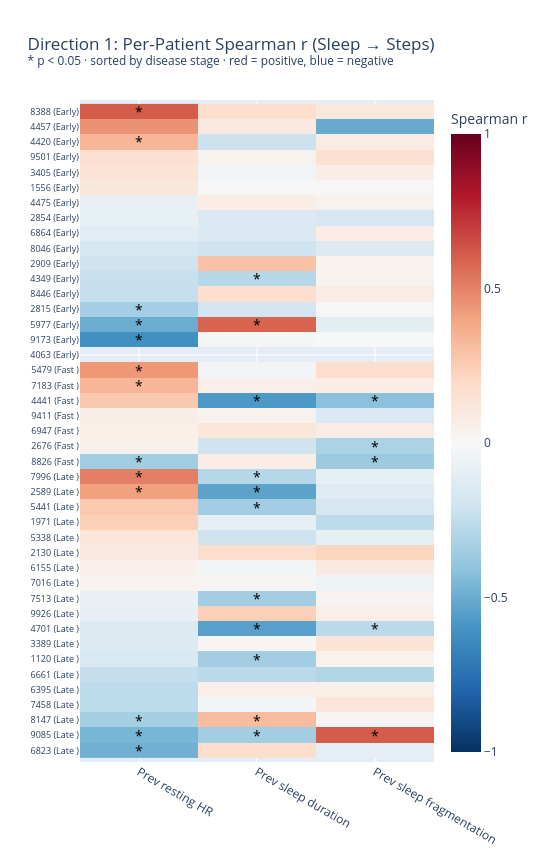

Source (notebook cell):
### Code cell
# ── Per-patient Spearman r: sleep metrics → daily_steps_z ─────────────────────
D1_PAIRS = [
    ('resting_hr',               'Prev resting\nHR'),
    ('sum_sleep_minute',         'Prev sleep\nduration'),
    ('sleep_fragmentation_min',  'Prev sleep\nfragmentation'),
]

rows_d1 = []
for pid in sorted(daily['id'].unique()):
    pat = daily[daily['id'] == pid]
    disease = pat['disease_type'].iloc[0]
    n       = len(pat)
    row     = {'id': pid, 'disease_type': disease, 'n': n}
    for src_col, label in D1_PAIRS:
        sub = pat[['daily_steps_z', src_col]].dropna()
        if len(sub) >= 10:
            r, p = spearmanr(sub[src_col], sub['daily_steps_z'])
        else:
            r, p = np.nan, np.nan
        row[f'r_{src_col}']   = r
        row[f'sig_{src_col}'] = '*' if (not np.isnan(p) and p < 0.05) else ''
    rows_d1.append(row)

corr_d1 = pd.DataFrame(rows_d1)
corr_d1['disease_ord'] = corr_d1['disease_type'].map(
    {d: i for i, d in enumerate(DISEASE_ORDER)}
)
corr_d1 = corr_d1.sort_values(['disease_ord', 'r_resting_hr'], ascending=[True, False])

r_cols     = [f'r_{c}' for c, _ in D1_PAIRS]
labels     = [l for _, l in D1_PAIRS]
r_matrix   = corr_d1[r_cols].values
sig_matrix = corr_d1[[f'sig_{c}' for c, _ in D1_PAIRS]].values

y_labels = [
    f"{row['id']} ({str(row['disease_type'])[:5]})"
    for _, row in corr_d1.iterrows()
]

fig = px.imshow(
    r_matrix,
    x=labels,
    y=y_labels,
    color_continuous_scale='RdBu_r',
    color_continuous_midpoint=0,
    range_color=[-1, 1],
    title='Direction 1: Per-Patient Spearman r (Sleep → Steps)<br>'
          '<sup>* p < 0.05 · sorted by disease stage · red = positive, blue = negative</sup>',
    aspect='auto',
    height=max(500, len(corr_d1) * 20),
    width=550,
)
for i in range(r_matrix.shape[0]):
    for j in range(r_matrix.shape[1]):
        if sig_matrix[i, j] == '*':
            fig.add_annotation(x=j, y=i, text='*', showarrow=False,
                               font=dict(size=14, color='black'))
fig.update_layout(coloraxis_colorbar=dict(title='Spearman r'))
fig.update_yaxes(tickmode='linear', dtick=1, tickfont=dict(size=9))
fig.show()

print('\nMedian r across patients:')
for src_col, label in D1_PAIRS:
    med   = corr_d1[f'r_{src_col}'].median()
    n_sig = (corr_d1[f'sig_{src_col}'] == '*').sum()
    print(f'  {label.replace(chr(10)," "):30s}  median r={med:+.3f}  significant in {n_sig}/{len(corr_d1)} patients')

### Figure 1 — Plotly figure (JSON) as saved in the notebook; plotly's stock layout.template omitted (floating-point values rounded to 4 significant figures; data arrays with more than 128 entries replaced by an {"elided": "..."} marker saying what was removed)
{"data": [{"coloraxis": "coloraxis", "hovertemplate": "x: %{x}<br>y: %{y}<br>color: %{z}<extra></extra>", "name": "0", "type": "heatmap", "x": ["Prev resting\nHR", "Prev sleep\nduration", "Prev sleep\nfragmentation"], "xaxis": "x", "y": ["8388 (Early)", "4457 (Early)", "4420 (Early)", "9501 (Early)", "3405 (Early)", "1556 (Early)", "4475 (Early)", "2854 (Early)", "6864 (Early)", "8046 (Early)", "2909 (Early)", "4349 (Early)", "8446 (Early)", "2815 (Early)", "5977 (Early)", "9173 (Early)", "4063 (Early)", "5479 (Fast )", "7183 (Fast )", "4441 (Fast )", "9411 (Fast )", "6947 (Fast )", "2676 (Fast )", "8826 (Fast )", "7996 (Late )", "2589 (Late )", "5441 (Late )", "1971 (Late )", "5338 (Late )", "2130 (Late )", "6155 (Late )", "7016 (Late )", "7513 (Late )", "9926 (Late )", "4701 (Late )", "3389 (Late )", "1120 (Late )", "6661 (Late )", "6395 (Late )", "7458 (Late )", "8147 (Late )", "9085 (Late )", "6823 (Late )"], "yaxis": "y", "z": {"elided": "43x3 float values"}}], "layout": {"annotations": [{"font": {"color": "black", "size": 14}, "showarrow": false, "text": "*", "x": 0, "y": 0}, {"font": {"color": "black", "size": 14}, "showarrow": false, "text": "*", "x": 0, "y": 2}, {"font": {"color": "black", "size": 14}, "showarrow": false, "text": "*", "x": 1, "y": 11}, {"font": {"color": "black", "size": 14}, "showarrow": false, "text": "*", "x": 0, "y": 13}, {"font": {"color": "black", "size": 14}, "showarrow": false, "text": "*", "x": 0, "y": 14}, {"font": {"color": "black", "size": 14}, "showarrow": false, "text": "*", "x": 1, "y": 14}, {"font": {"color": "black", "size": 14}, "showarrow": false, "text": "*", "x": 0, "y": 15}, {"font": {"color": "black", "size": 14}, "showarrow": false, "text": "*", "x": 0, "y": 17}, {"font": {"color": "black", "size": 14}, "showarrow": false, "text": "*", "x": 0, "y": 18}, {"font": {"color": "black", "size": 14}, "showarrow": false, "text": "*", "x": 1, "y": 19}, {"font": {"color": "black", "size": 14}, "showarrow": false, "text": "*", "x": 2, "y": 19}, {"font": {"color": "black", "size": 14}, "showarrow": false, "text": "*", "x": 2, "y": 22}, {"font": {"color": "black", "size": 14}, "showarrow": false, "text": "*", "x": 0, "y": 23}, {"font": {"color": "black", "size": 14}, "showarrow": false, "text": "*", "x": 2, "y": 23}, {"font": {"color": "black", "size": 14}, "showarrow": false, "text": "*", "x": 0, "y": 24}, {"font": {"color": "black", "size": 14}, "showarrow": false, "text": "*", "x": 1, "y": 24}, {"font": {"color": "black", "size": 14}, "showarrow": false, "text": "*", "x": 0, "y": 25}, {"font": {"color": "black", "size": 14}, "showarrow": false, "text": "*", "x": 1, "y": 25}, {"font": {"color": "black", "size": 14}, "showarrow": false, "text": "*", "x": 1, "y": 26}, {"font": {"color": "black", "size": 14}, "showarrow": false, "text": "*", "x": 1, "y": 32}, {"font": {"color": "black", "size": 14}, "showarrow": false, "text": "*", "x": 1, "y": 34}, {"font": {"color": "black", "size": 14}, "showarrow": false, "text": "*", "x": 2, "y": 34}, {"font": {"color": "black", "size": 14}, "showarrow": false, "text": "*", "x": 1, "y": 36}, {"font": {"color": "black", "size": 14}, "showarrow": false, "text": "*", "x": 0, "y": 40}, {"font": {"color": "black", "size": 14}, "showarrow": false, "text": "*", "x": 1, "y": 40}, {"font": {"color": "black", "size": 14}, "showarrow": false, "text": "*", "x": 0, "y": 41}, {"font": {"color": "black", "size": 14}, "showarrow": false, "text": "*", "x": 1, "y": 41}, {"font": {"color": "black", "size": 14}, "showarrow": false, "text": "*", "x": 2, "y": 41}, {"font": {"color": "black", "size": 14}, "showarrow": false, "text": "*", "x": 0, "y": 42}], "coloraxis": {"cmax": 1, "cmid": 0, "cmin": -1, "colorbar": {"title": {"text": "Spearman r"}}, "colorscale": [[0, "rgb(5,48,97)"], [0.1, "rgb(33,102,172)"], [0.2, "rgb(67,147,195)"], [0.3, "rgb(146,197,222)"], [0.4, "rgb(209,229,240)"], [0.5, "rgb(247,247,247)"], [0.6, "rgb(253,219,199)"], [0.7, "rgb(244,165,130)"], [0.8, "rgb(214,96,77)"], [0.9, "rgb(178,24,43)"], [1, "rgb(103,0,31)"]]}, "height": 860, "title": {"text": "Direction 1: Per-Patient Spearman r (Sleep → Steps)<br><sup>* p < 0.05 · sorted by disease stage · red = positive, blue = negative</sup>"}, "width": 550, "xaxis": {"anchor": "y", "domain": [0, 1]}, "yaxis": {"anchor": "x", "autorange": "reversed", "domain": [0, 1], "dtick": 1, "tickfont": {"size": 9}, "tickmode": "linear"}}}
